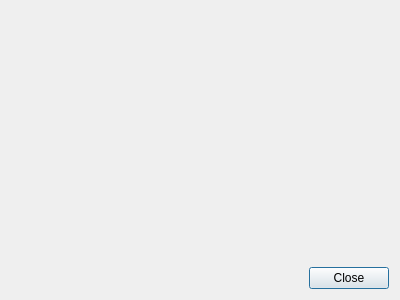
<?xml version="1.0" encoding="UTF-8"?>
<ui version="4.0">
 <class>PreviewManagerDialog</class>
 <widget class="QDialog" name="PreviewManagerDialog">
  <property name="geometry">
   <rect>
    <x>0</x>
    <y>0</y>
    <width>400</width>
    <height>300</height>
   </rect>
  </property>
  <property name="windowTitle">
   <string>Preview</string>
  </property>
  <layout class="QGridLayout" name="gridLayout">
   <item row="0" column="0" colspan="2">
    <widget class="QWidget" name="view" native="true"/>
   </item>
   <item row="1" column="0">
    <spacer name="horizontalSpacer">
     <property name="orientation">
      <enum>Qt::Horizontal</enum>
     </property>
     <property name="sizeHint" stdset="0">
      <size>
       <width>298</width>
       <height>20</height>
      </size>
     </property>
    </spacer>
   </item>
   <item row="1" column="1">
    <widget class="QPushButton" name="pushButton">
     <property name="text">
      <string>Close</string>
     </property>
    </widget>
   </item>
  </layout>
 </widget>
 <resources/>
 <connections>
  <connection>
   <sender>pushButton</sender>
   <signal>clicked()</signal>
   <receiver>PreviewManagerDialog</receiver>
   <slot>accept()</slot>
   <hints>
    <hint type="sourcelabel">
     <x>348</x>
     <y>282</y>
    </hint>
    <hint type="destinationlabel">
     <x>266</x>
     <y>280</y>
    </hint>
   </hints>
  </connection>
 </connections>
</ui>
